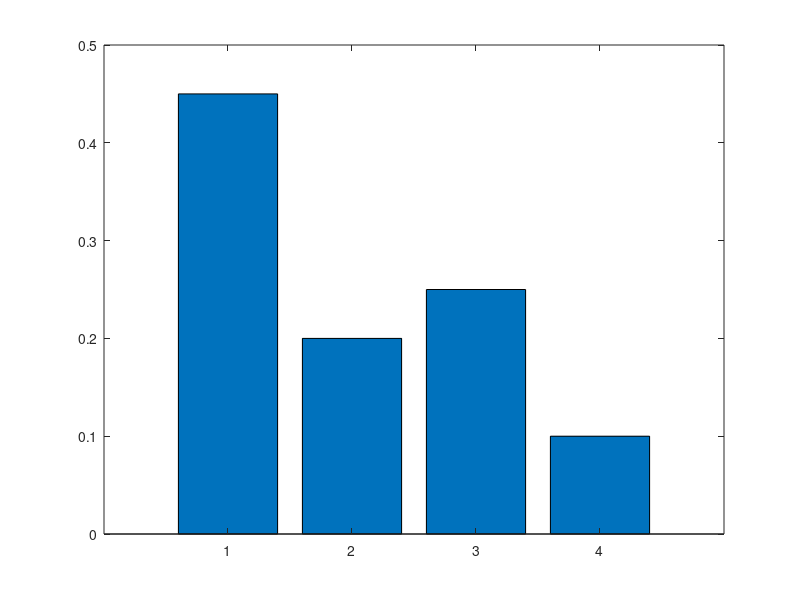

Recreate this plot in MATLAB. (Note: this script raises an error after producing the figure.)
clc; clear; format bank;

RevenueStreamsDistribution = [0.45 0.20 0.25 0.10];

figure; bar(RevenueStreamsDistribution);

display=true; 
[~,~,~,crisis_end,~,~]= InputData.crisis_params(10,0.1);


company_devesification = length(RevenueStreamsDistribution);
revenue=zeros(crisis_end,company_devesification);
engage_personnel=zeros(crisis_end,company_devesification);
vacation=zeros(crisis_end,company_devesification);

for i=1:company_devesification
    [revenue(:,i),engage_personnel(:,i),vacation(:,i)] =RevenueScenarios.scenario(i,RevenueStreamsDistribution,display);
end

total_revenue = sum(revenue');
total_engage_personnel = sum(engage_personnel');
total_vacation = sum(engage_personnel'.*vacation')./sum(engage_personnel');

figure; hold on; plot(total_revenue); plot(revenue,'--'); title('revenue'); hold off;
figure; hold on; plot(total_engage_personnel); plot(engage_personnel,'--'); title('engage personnel'); hold off;
figure; hold on; plot(total_vacation); plot(vacation,'--'); title('vacation'); hold off;